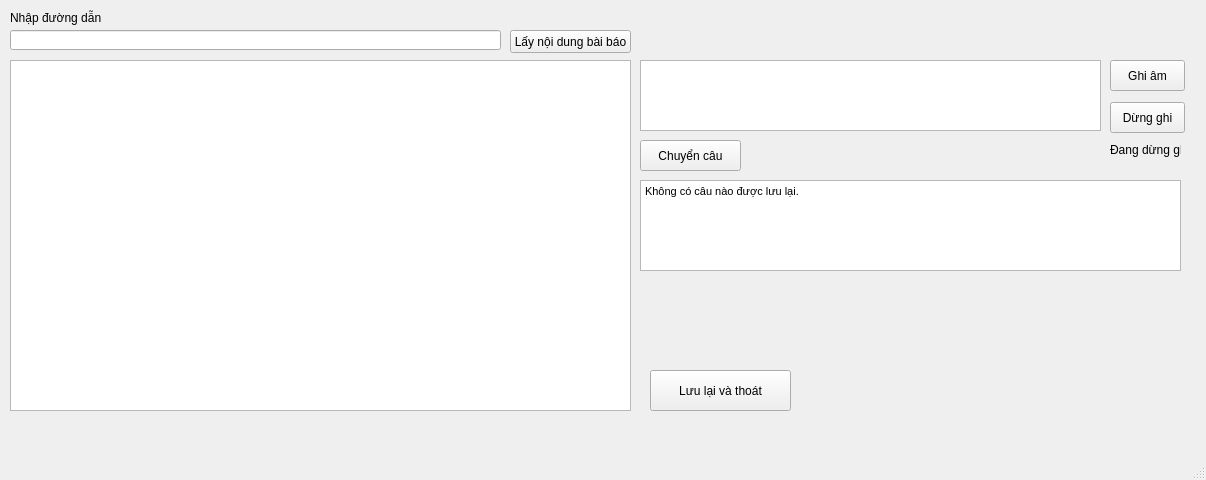
<?xml version="1.0" encoding="UTF-8"?>
<ui version="4.0">
 <class>MainWindow</class>
 <widget class="QMainWindow" name="MainWindow">
  <property name="geometry">
   <rect>
    <x>0</x>
    <y>0</y>
    <width>1206</width>
    <height>480</height>
   </rect>
  </property>
  <property name="windowTitle">
   <string>MainWindow</string>
  </property>
  <widget class="QWidget" name="centralwidget">
   <widget class="QTextBrowser" name="contentBrowser">
    <property name="geometry">
     <rect>
      <x>10</x>
      <y>60</y>
      <width>621</width>
      <height>351</height>
     </rect>
    </property>
   </widget>
   <widget class="QLineEdit" name="urlInput">
    <property name="geometry">
     <rect>
      <x>10</x>
      <y>30</y>
      <width>491</width>
      <height>20</height>
     </rect>
    </property>
   </widget>
   <widget class="QLabel" name="label">
    <property name="geometry">
     <rect>
      <x>10</x>
      <y>10</y>
      <width>91</width>
      <height>16</height>
     </rect>
    </property>
    <property name="text">
     <string>Nhập đường dẫn</string>
    </property>
   </widget>
   <widget class="QPushButton" name="getContentButton">
    <property name="geometry">
     <rect>
      <x>510</x>
      <y>30</y>
      <width>121</width>
      <height>23</height>
     </rect>
    </property>
    <property name="text">
     <string>Lấy nội dung bài báo</string>
    </property>
   </widget>
   <widget class="QPushButton" name="recordButton">
    <property name="geometry">
     <rect>
      <x>1110</x>
      <y>60</y>
      <width>75</width>
      <height>31</height>
     </rect>
    </property>
    <property name="text">
     <string>Ghi âm</string>
    </property>
   </widget>
   <widget class="QPushButton" name="goNextButton">
    <property name="geometry">
     <rect>
      <x>640</x>
      <y>140</y>
      <width>101</width>
      <height>31</height>
     </rect>
    </property>
    <property name="text">
     <string>Chuyển câu</string>
    </property>
   </widget>
   <widget class="QPushButton" name="saveAndQuitButton">
    <property name="geometry">
     <rect>
      <x>650</x>
      <y>370</y>
      <width>141</width>
      <height>41</height>
     </rect>
    </property>
    <property name="text">
     <string>Lưu lại và thoát</string>
    </property>
   </widget>
   <widget class="QPushButton" name="stopButton">
    <property name="geometry">
     <rect>
      <x>1110</x>
      <y>102</y>
      <width>75</width>
      <height>31</height>
     </rect>
    </property>
    <property name="text">
     <string>Dừng ghi</string>
    </property>
   </widget>
   <widget class="QPlainTextEdit" name="textInput">
    <property name="geometry">
     <rect>
      <x>640</x>
      <y>60</y>
      <width>461</width>
      <height>71</height>
     </rect>
    </property>
    <property name="plainText">
     <string/>
    </property>
   </widget>
   <widget class="QLabel" name="statusLabel">
    <property name="geometry">
     <rect>
      <x>1110</x>
      <y>140</y>
      <width>71</width>
      <height>20</height>
     </rect>
    </property>
    <property name="text">
     <string>Đang dừng ghi</string>
    </property>
   </widget>
   <widget class="QTextBrowser" name="textBrowser">
    <property name="geometry">
     <rect>
      <x>640</x>
      <y>180</y>
      <width>541</width>
      <height>91</height>
     </rect>
    </property>
    <property name="html">
     <string>&lt;!DOCTYPE HTML PUBLIC &quot;-//W3C//DTD HTML 4.0//EN&quot; &quot;http://www.w3.org/TR/REC-html40/strict.dtd&quot;&gt;
&lt;html&gt;&lt;head&gt;&lt;meta name=&quot;qrichtext&quot; content=&quot;1&quot; /&gt;&lt;style type=&quot;text/css&quot;&gt;
p, li { white-space: pre-wrap; }
&lt;/style&gt;&lt;/head&gt;&lt;body style=&quot; font-family:'MS Shell Dlg 2'; font-size:8.25pt; font-weight:400; font-style:normal;&quot;&gt;
&lt;p style=&quot; margin-top:0px; margin-bottom:0px; margin-left:0px; margin-right:0px; -qt-block-indent:0; text-indent:0px;&quot;&gt;Không có câu nào được lưu lại.&lt;/p&gt;&lt;/body&gt;&lt;/html&gt;</string>
    </property>
   </widget>
  </widget>
  <widget class="QMenuBar" name="menubar">
   <property name="geometry">
    <rect>
     <x>0</x>
     <y>0</y>
     <width>1206</width>
     <height>21</height>
    </rect>
   </property>
  </widget>
  <widget class="QStatusBar" name="statusbar"/>
 </widget>
 <resources/>
 <connections/>
</ui>
